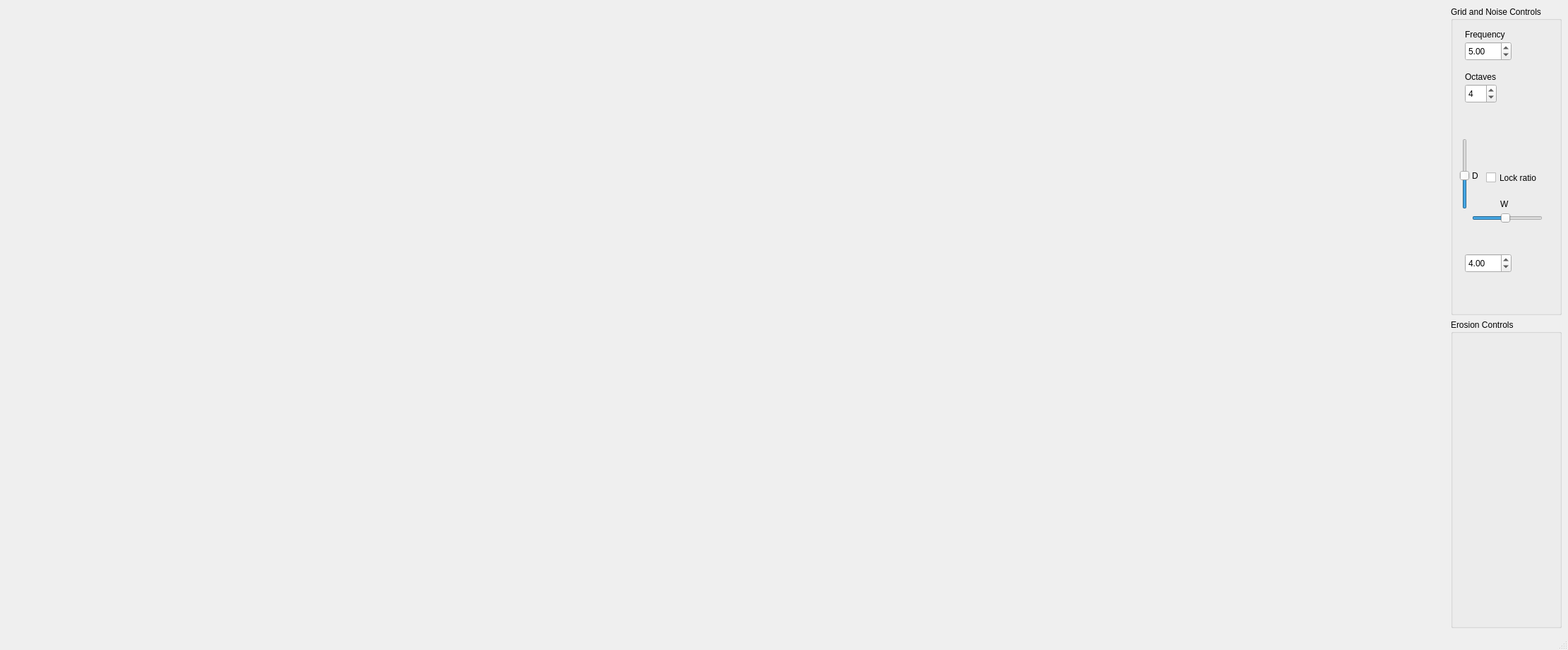
<?xml version="1.0" encoding="UTF-8"?>
<ui version="4.0">
 <class>MainWindow</class>
 <widget class="QMainWindow" name="MainWindow">
  <property name="geometry">
   <rect>
    <x>0</x>
    <y>0</y>
    <width>2221</width>
    <height>920</height>
   </rect>
  </property>
  <property name="windowTitle">
   <string>Terrain Generator</string>
  </property>
  <widget class="QWidget" name="centralwidget">
   <layout class="QGridLayout" name="m_MainWindowgridLayout">
    <item row="1" column="1">
     <widget class="QGroupBox" name="groupBox_2">
      <property name="title">
       <string>Erosion Controls</string>
      </property>
     </widget>
    </item>
    <item row="1" column="0">
     <spacer name="horizontalSpacer">
      <property name="orientation">
       <enum>Qt::Horizontal</enum>
      </property>
      <property name="sizeHint" stdset="0">
       <size>
        <width>40</width>
        <height>20</height>
       </size>
      </property>
     </spacer>
    </item>
    <item row="0" column="1">
     <widget class="QGroupBox" name="gridNoiseGroupBox">
      <property name="title">
       <string>Grid and Noise Controls</string>
      </property>
      <widget class="QDoubleSpinBox" name="freqSpinBox">
       <property name="geometry">
        <rect>
         <x>20</x>
         <y>50</y>
         <width>66</width>
         <height>27</height>
        </rect>
       </property>
       <property name="singleStep">
        <double>0.100000000000000</double>
       </property>
       <property name="value">
        <double>5.000000000000000</double>
       </property>
      </widget>
      <widget class="QSpinBox" name="octavesSpinBox">
       <property name="geometry">
        <rect>
         <x>20</x>
         <y>110</y>
         <width>45</width>
         <height>27</height>
        </rect>
       </property>
       <property name="minimum">
        <number>1</number>
       </property>
       <property name="maximum">
        <number>11</number>
       </property>
       <property name="value">
        <number>4</number>
       </property>
      </widget>
      <widget class="QDoubleSpinBox" name="doubleSpinBox">
       <property name="geometry">
        <rect>
         <x>20</x>
         <y>350</y>
         <width>66</width>
         <height>27</height>
        </rect>
       </property>
       <property name="value">
        <double>4.000000000000000</double>
       </property>
      </widget>
      <widget class="QLabel" name="label">
       <property name="geometry">
        <rect>
         <x>20</x>
         <y>30</y>
         <width>81</width>
         <height>19</height>
        </rect>
       </property>
       <property name="text">
        <string>Frequency</string>
       </property>
      </widget>
      <widget class="QLabel" name="label_2">
       <property name="geometry">
        <rect>
         <x>20</x>
         <y>90</y>
         <width>63</width>
         <height>19</height>
        </rect>
       </property>
       <property name="text">
        <string>Octaves</string>
       </property>
      </widget>
      <widget class="QSlider" name="widthHorizontalSlider">
       <property name="geometry">
        <rect>
         <x>30</x>
         <y>290</y>
         <width>100</width>
         <height>20</height>
        </rect>
       </property>
       <property name="minimum">
        <number>50</number>
       </property>
       <property name="maximum">
        <number>1000</number>
       </property>
       <property name="value">
        <number>500</number>
       </property>
       <property name="orientation">
        <enum>Qt::Horizontal</enum>
       </property>
      </widget>
      <widget class="QSlider" name="depthVerticalSlider">
       <property name="geometry">
        <rect>
         <x>10</x>
         <y>187</y>
         <width>20</width>
         <height>100</height>
        </rect>
       </property>
       <property name="minimum">
        <number>50</number>
       </property>
       <property name="maximum">
        <number>1000</number>
       </property>
       <property name="value">
        <number>500</number>
       </property>
       <property name="orientation">
        <enum>Qt::Vertical</enum>
       </property>
      </widget>
      <widget class="QLabel" name="label_3">
       <property name="geometry">
        <rect>
         <x>70</x>
         <y>270</y>
         <width>63</width>
         <height>19</height>
        </rect>
       </property>
       <property name="text">
        <string>W</string>
       </property>
      </widget>
      <widget class="QLabel" name="label_4">
       <property name="geometry">
        <rect>
         <x>30</x>
         <y>230</y>
         <width>63</width>
         <height>19</height>
        </rect>
       </property>
       <property name="text">
        <string>D</string>
       </property>
      </widget>
      <widget class="QCheckBox" name="ratioLockCheckBox">
       <property name="geometry">
        <rect>
         <x>50</x>
         <y>230</y>
         <width>91</width>
         <height>25</height>
        </rect>
       </property>
       <property name="text">
        <string>Lock ratio</string>
       </property>
      </widget>
     </widget>
    </item>
   </layout>
  </widget>
  <widget class="QMenuBar" name="menubar">
   <property name="geometry">
    <rect>
     <x>0</x>
     <y>0</y>
     <width>2221</width>
     <height>24</height>
    </rect>
   </property>
  </widget>
  <widget class="QStatusBar" name="statusbar"/>
 </widget>
 <resources/>
 <connections/>
</ui>
